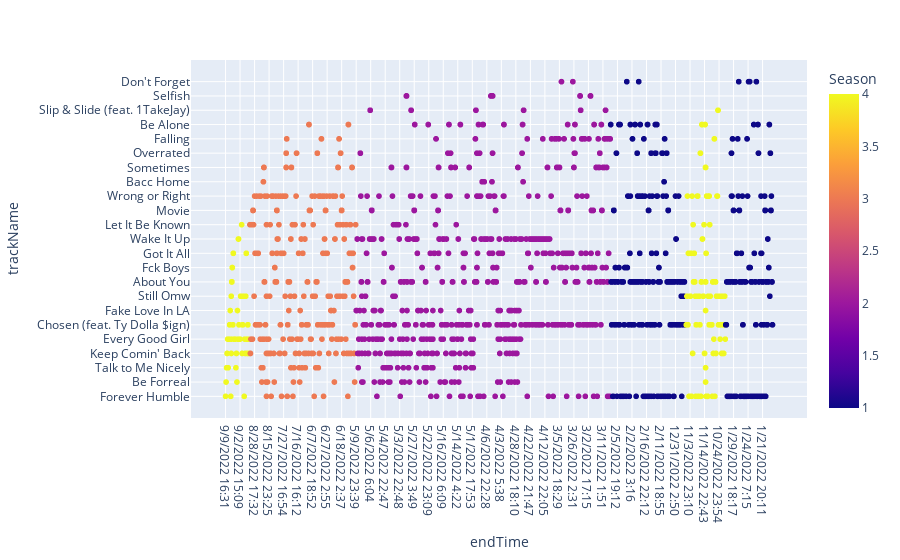

The cell this chart's notebook holds for it:
### Code cell
fig = px.scatter(test, x='endTime', y='trackName', color='Season')
fig.show()

### Figure 1 — Plotly figure (JSON) as saved in the notebook; plotly's stock layout.template omitted (floating-point values rounded to 4 significant figures; data arrays with more than 128 entries replaced by an {"elided": "..."} marker saying what was removed)
{"data": [{"hovertemplate": "endTime=%{x}<br>trackName=%{y}<br>Season=%{marker.color}<extra></extra>", "legendgroup": "", "marker": {"color": {"elided": "4573 int values"}, "coloraxis": "coloraxis", "symbol": "circle"}, "mode": "markers", "name": "", "showlegend": false, "type": "scattergl", "x": {"elided": "4573 str values"}, "xaxis": "x", "y": {"elided": "4573 str values"}, "yaxis": "y"}], "layout": {"coloraxis": {"colorbar": {"title": {"text": "Season"}}, "colorscale": [[0, "#0d0887"], [0.1111, "#46039f"], [0.2222, "#7201a8"], [0.3333, "#9c179e"], [0.4444, "#bd3786"], [0.5556, "#d8576b"], [0.6667, "#ed7953"], [0.7778, "#fb9f3a"], [0.8889, "#fdca26"], [1, "#f0f921"]]}, "legend": {"tracegroupgap": 0}, "margin": {"t": 60}, "xaxis": {"anchor": "y", "domain": [0, 1], "title": {"text": "endTime"}}, "yaxis": {"anchor": "x", "domain": [0, 1], "title": {"text": "trackName"}}}}
